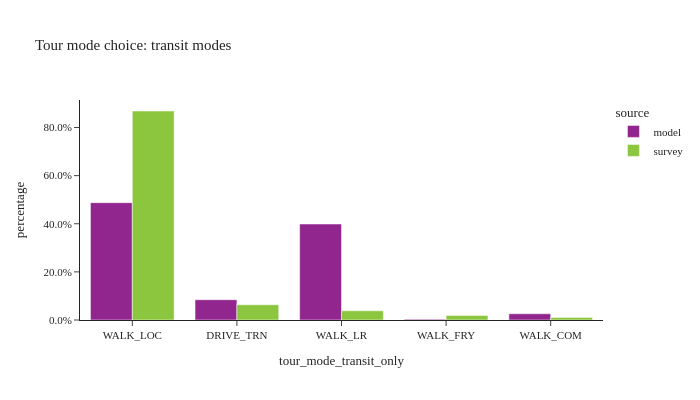

Notebook code for this chart:
### Code cell
util.plot_share_barchart(tour_data, 'tour_weight', 'tour_mode_transit_only', title="Tour mode choice: transit modes")

### Figure 1 — Plotly figure (JSON) as saved in the notebook; plotly's stock layout.template omitted (floating-point values rounded to 4 significant figures)
{"data": [{"alignmentgroup": "True", "customdata": [[53650], [9269], [43872], [346], [2843]], "hovertemplate": "source=model<br>tour_mode_transit_only=%{x}<br>percentage=%{y}<br>sample_size=%{customdata[0]}<extra></extra>", "legendgroup": "model", "marker": {"color": "#91268F", "pattern": {"shape": ""}}, "name": "model", "offsetgroup": "model", "orientation": "v", "showlegend": true, "textposition": "auto", "type": "bar", "x": ["WALK_LOC", "DRIVE_TRN", "WALK_LR", "WALK_FRY", "WALK_COM"], "xaxis": "x", "y": [0.4878, 0.08428, 0.3989, 0.003146, 0.02585], "yaxis": "y"}, {"alignmentgroup": "True", "customdata": [[410], [30], [18], [9], [5]], "hovertemplate": "source=survey<br>tour_mode_transit_only=%{x}<br>percentage=%{y}<br>sample_size=%{customdata[0]}<extra></extra>", "legendgroup": "survey", "marker": {"color": "#8CC63E", "pattern": {"shape": ""}}, "name": "survey", "offsetgroup": "survey", "orientation": "v", "showlegend": true, "textposition": "auto", "type": "bar", "x": ["WALK_LOC", "DRIVE_TRN", "WALK_LR", "WALK_FRY", "WALK_COM"], "xaxis": "x", "y": [0.8686, 0.06356, 0.03814, 0.01907, 0.01059], "yaxis": "y"}], "layout": {"barmode": "group", "height": 400, "legend": {"title": {"text": "source"}, "tracegroupgap": 0}, "title": {"text": "Tour mode choice: transit modes"}, "width": 700, "xaxis": {"anchor": "y", "domain": [0.0, 1.0], "title": {"text": "tour_mode_transit_only"}}, "yaxis": {"anchor": "x", "domain": [0.0, 1.0], "tickformat": ".1%", "title": {"text": "percentage"}}}}
